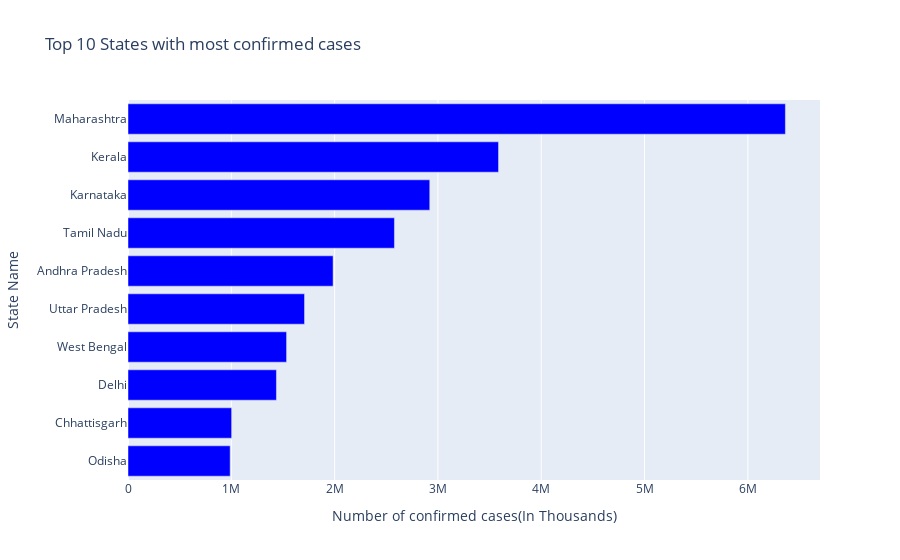

The code cell stored with this chart in its notebook:
### Code cell
top_10_confirmed_states = india_cases.sort_values('Confirmed', ascending = False)[:10]
horizontal_bar_chart(top_10_confirmed_states, top_10_confirmed_states.Confirmed, top_10_confirmed_states.index, 'Top 10 States with most confirmed cases', 'Number of confirmed cases(In Thousands)', 'State Name', 'Blue')

### Figure 1 — Plotly figure (JSON) as saved in the notebook; plotly's stock layout.template omitted (floating-point values rounded to 4 significant figures)
{"data": [{"alignmentgroup": "True", "hovertemplate": "Number of confirmed cases(In Thousands)=%{x}<br>State Name=%{y}<extra></extra>", "legendgroup": "", "marker": {"color": "Blue", "pattern": {"shape": ""}}, "name": "", "offsetgroup": "", "orientation": "h", "showlegend": false, "textposition": "auto", "type": "bar", "x": [6363442, 3586693, 2921049, 2579130, 1985182, 1708812, 1534999, 1436852, 1003356, 988997], "xaxis": "x", "y": ["Maharashtra", "Kerala", "Karnataka", "Tamil Nadu", "Andhra Pradesh", "Uttar Pradesh", "West Bengal", "Delhi", "Chhattisgarh", "Odisha"], "yaxis": "y"}], "layout": {"barmode": "relative", "legend": {"tracegroupgap": 0}, "title": {"text": "Top 10 States with most confirmed cases"}, "xaxis": {"anchor": "y", "domain": [0, 1], "title": {"text": "Number of confirmed cases(In Thousands)"}}, "yaxis": {"anchor": "x", "categoryorder": "total ascending", "domain": [0, 1], "title": {"text": "State Name"}}}}
